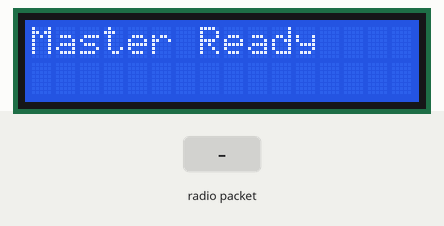
Recording of a sketch running on a simulated Arduino Uno, built with avr-gcc and run on an emulated ATmega328P. Shown: 16×2 character LCD. The inputs (shaded band) are chosen by the test bench. No radio packets arrive unless stated.

Above: at 1.2 s.
1.3 s: radio packet "ERROR" arrives
At 2.5 s:
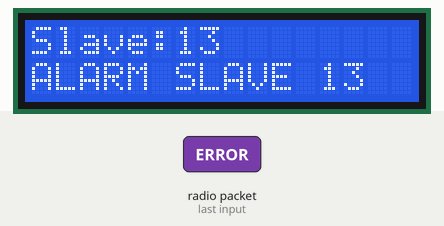
2.9 s: radio packet "1" arrives
At 3.3 s:
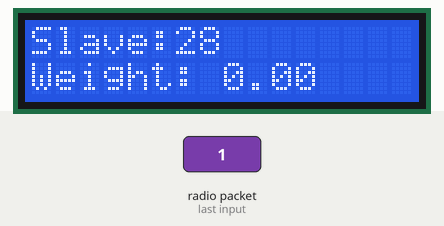
Timing chart, 0 to 5.9 s (numbered marks = the images above; inputs shaded):
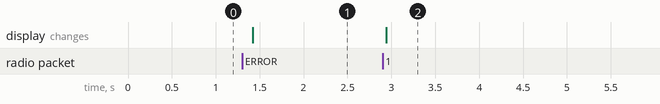

Measured:
- after the input at 1.3 s, the display: changes after 0.12 s (image 1)
- after the input at 2.9 s, the display: changes at once (image 2)

The sketch:

Master_code.ino
```cpp
#include <SPI.h>
#include "RF24.h"
#include <Wire.h>
#include <LiquidCrystal_I2C.h>

RF24 radio(9, 10); // CE, CSN
LiquidCrystal_I2C lcd(0x27, 16, 2);

const int numSlaves = 29;
int slaveAddresses[numSlaves] = {0, 1, 2, 3, 4, 5, 6, 7, 8, 9,
                                  10, 11, 12, 13, 14, 15, 16, 17,
                                  18, 19, 20, 21, 22, 23, 24, 25,
                                  26, 27, 28}; // Addresses for slaves

float weights[numSlaves];
bool alarms[numSlaves];

void setup() {
  lcd.init();
  lcd.backlight();
  Serial.begin(9600);
  radio.begin();
  radio.openReadingPipe(1, 0xF0F0F0F0E1LL); // Address for master
  radio.startListening();
  lcd.print("Master Ready");
}

void loop() {
  for (int i = 0; i < numSlaves; i++) {
    if (radio.available()) {
      char text[32] = "";
      radio.read(&text, sizeof(text));

      // Read weight from slave
      float weight;
      radio.read(&weight, sizeof(weight));

      // Check for errors
      if (strcmp(text, "ERROR") == 0) {
        alarms[i] = true;
      } else {
        alarms[i] = false; // Reset alarm if no error
        weights[i] = weight; // Store the weight
      }

      // Display the result on LCD
      lcd.clear();
      lcd.setCursor(0, 0);
      lcd.print("Slave:");
      lcd.print(i);
      lcd.setCursor(0, 1);
      lcd.print("Weight: ");
      lcd.print(weights[i]);

      // Indicate alarm if there is an issue
      if (alarms[i]) {
        lcd.setCursor(0, 1);
        lcd.print("ALARM SLAVE ");
        lcd.print(i);
      }
    }

    // Add delay for reading slaves
    delay(100);
  }
}
```
